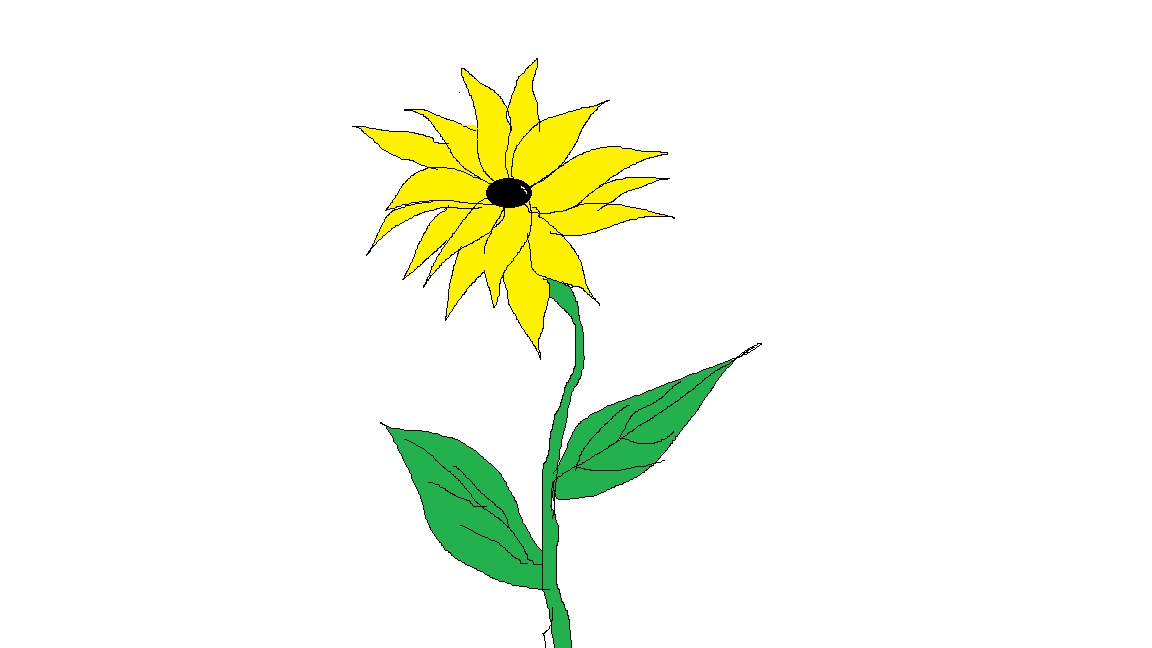
#> input picture programming2coursework/never.png, 1152 x 648 px
$ python -i stegno.py   (imports and definitions only)
#> lines starting #> are read from the running program, lines starting #| are printed output that depends on the picture
from tkinter import *
from tkinter import ttk
import tkinter.filedialog
from PIL import ImageTk
from PIL import Image
from tkinter import messagebox
from io import BytesIO
import  os
import unittest


class Stegno:

    art ='''¯\_(ツ)_/¯'''
    art2 = '''
@(\/)
(\/)-{}-)@
@(={}=)/\)(\/)
(\/(/\)@| (-{}-)
(={}=)@(\/)@(/\)@
(/\)\(={}=)/(\/)
@(\/)\(/\)/(={}=)
(-{}-)""""@/(/\)
|:   |
/::'   \\
/:::     \\
|::'       |
|::        |
\::.       /
':______.'
`""""""`'''
    output_image_size = 0

    # [34 lines left out: function main, not called in this run]

    def home(self,frame):
            frame.destroy()
            self.main(root)

    # [203 lines left out: functions frame1_decode, frame2_decode, decode, frame1_encode, frame2_encode, info and 4 more, not called in this run]

    def page3(self,frame):
        frame.destroy()
        self.main(root)

# [1 line not run here, left out]

o = Stegno()
# [3 lines not run here, left out]

>>> import cv2
>>> picture = cv2.imread('never.png', cv2.IMREAD_GRAYSCALE)
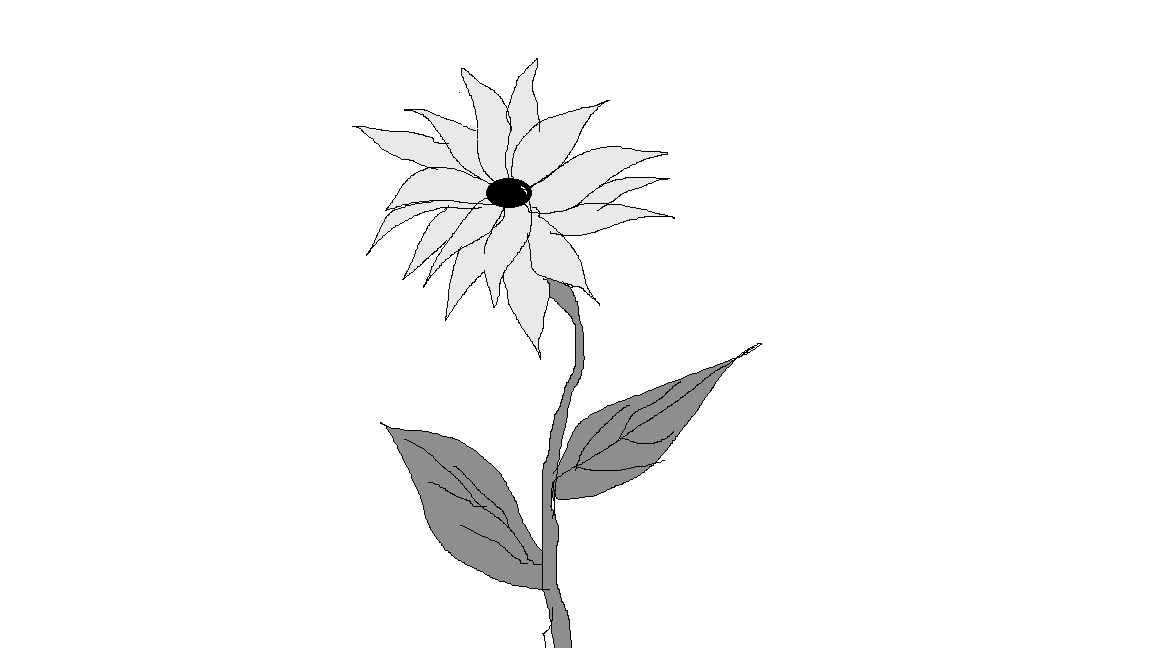
#> picture: shape (648, 1152); min 0, max 255, mean 247.6
#> (the run stopped early here; a loop or call above may not have finished)
